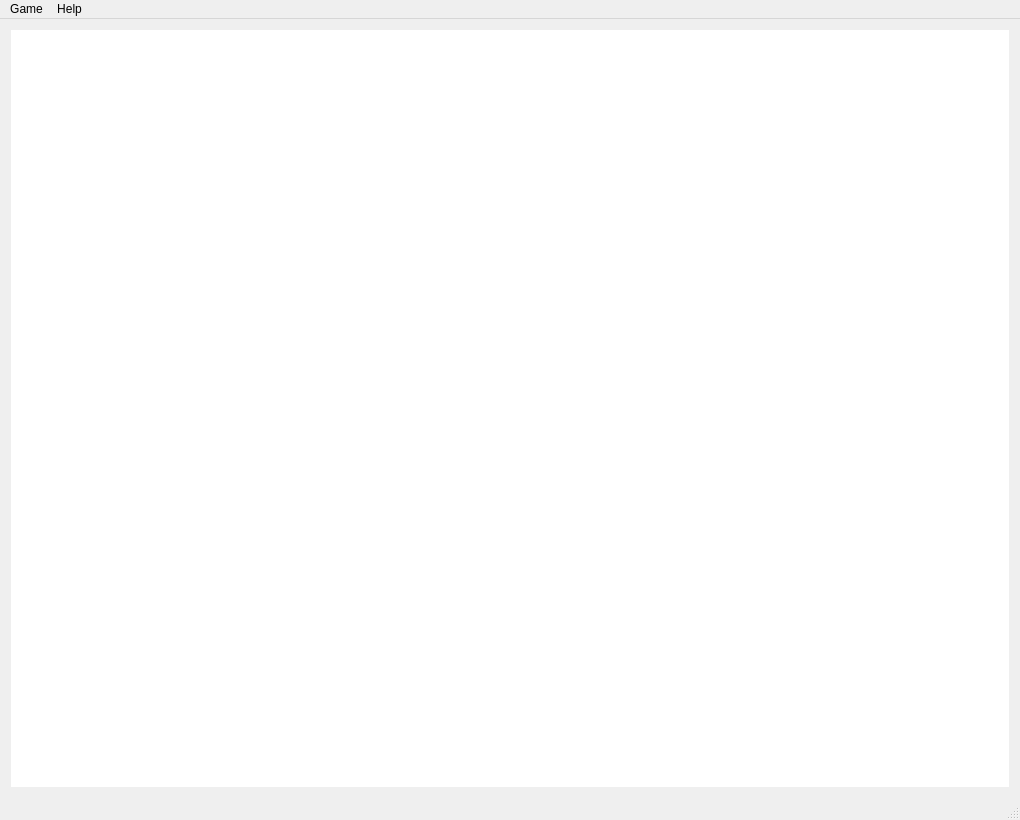
<?xml version="1.0" encoding="UTF-8"?>
<ui version="4.0">
 <class>MainWindow</class>
 <widget class="QMainWindow" name="MainWindow">
  <property name="geometry">
   <rect>
    <x>0</x>
    <y>0</y>
    <width>1020</width>
    <height>820</height>
   </rect>
  </property>
  <property name="windowTitle">
   <string>Picmi</string>
  </property>
  <widget class="QWidget" name="centralWidget">
   <layout class="QHBoxLayout" name="horizontalLayout">
    <item>
     <layout class="QVBoxLayout" name="verticalLayout">
      <item>
       <widget class="View" name="graphicsView">
        <property name="frameShape">
         <enum>QFrame::NoFrame</enum>
        </property>
       </widget>
      </item>
     </layout>
    </item>
   </layout>
  </widget>
  <widget class="QMenuBar" name="menuBar">
   <property name="geometry">
    <rect>
     <x>0</x>
     <y>0</y>
     <width>1020</width>
     <height>20</height>
    </rect>
   </property>
   <widget class="QMenu" name="menuFile">
    <property name="title">
     <string>Game</string>
    </property>
    <addaction name="actionNew"/>
    <addaction name="actionPause"/>
    <addaction name="actionUndo"/>
    <addaction name="separator"/>
    <addaction name="actionSettings"/>
    <addaction name="separator"/>
    <addaction name="actionQuit"/>
   </widget>
   <widget class="QMenu" name="menuHelp">
    <property name="title">
     <string>Help</string>
    </property>
    <addaction name="actionHelp"/>
    <addaction name="actionAbout"/>
   </widget>
   <addaction name="menuFile"/>
   <addaction name="menuHelp"/>
  </widget>
  <widget class="QStatusBar" name="statusBar"/>
  <action name="actionQuit">
   <property name="text">
    <string>Quit</string>
   </property>
   <property name="shortcut">
    <string>Ctrl+Q</string>
   </property>
  </action>
  <action name="actionAbout">
   <property name="text">
    <string>About</string>
   </property>
  </action>
  <action name="actionHelp">
   <property name="text">
    <string>Help</string>
   </property>
  </action>
  <action name="actionSettings">
   <property name="text">
    <string>Settings</string>
   </property>
  </action>
  <action name="actionNew">
   <property name="text">
    <string>New</string>
   </property>
   <property name="shortcut">
    <string>Ctrl+N</string>
   </property>
  </action>
  <action name="actionPause">
   <property name="checkable">
    <bool>true</bool>
   </property>
   <property name="text">
    <string>Pause</string>
   </property>
   <property name="shortcut">
    <string>P</string>
   </property>
  </action>
  <action name="actionUndo">
   <property name="text">
    <string>Undo</string>
   </property>
   <property name="shortcut">
    <string>Ctrl+Z</string>
   </property>
  </action>
 </widget>
 <layoutdefault spacing="6" margin="11"/>
 <customwidgets>
  <customwidget>
   <class>View</class>
   <extends>QGraphicsView</extends>
   <header>src/gui/view.h</header>
  </customwidget>
 </customwidgets>
 <resources/>
 <connections>
  <connection>
   <sender>actionQuit</sender>
   <signal>triggered()</signal>
   <receiver>MainWindow</receiver>
   <slot>close()</slot>
   <hints>
    <hint type="sourcelabel">
     <x>-1</x>
     <y>-1</y>
    </hint>
    <hint type="destinationlabel">
     <x>509</x>
     <y>409</y>
    </hint>
   </hints>
  </connection>
 </connections>
</ui>
